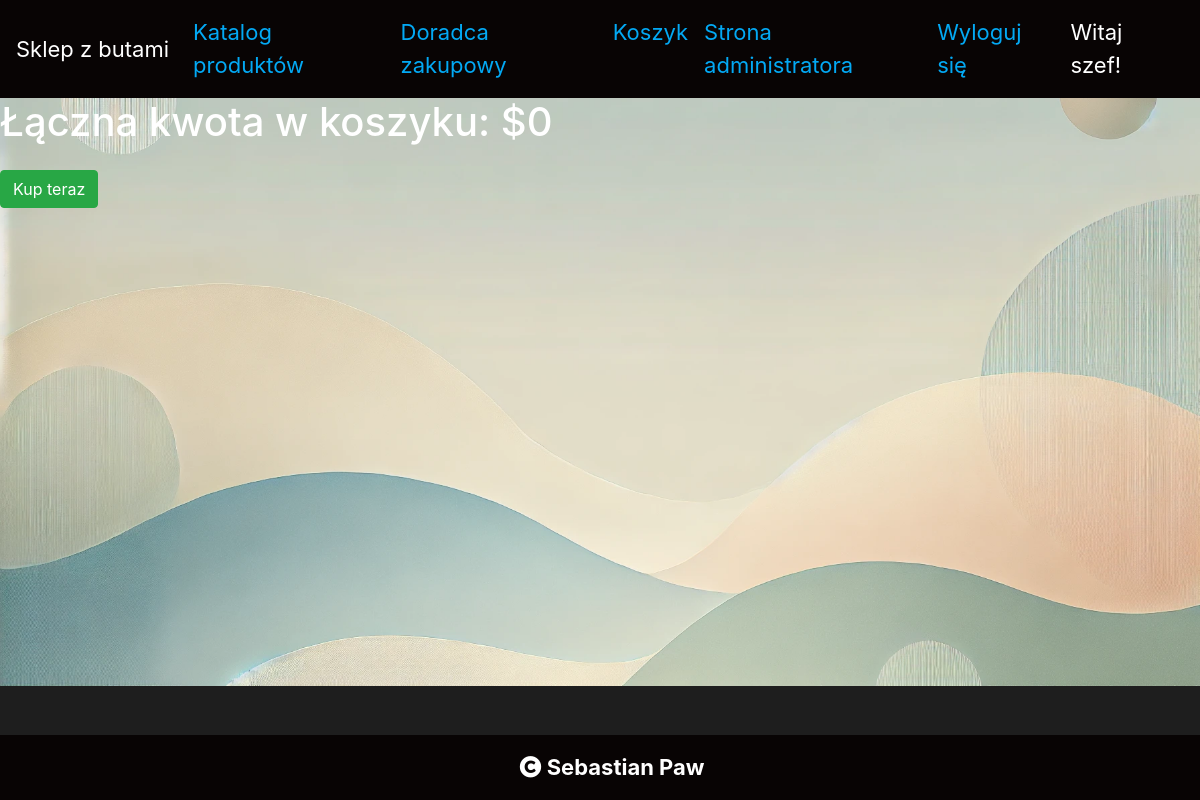
Before: /cart/ (signed in) with the older database file.
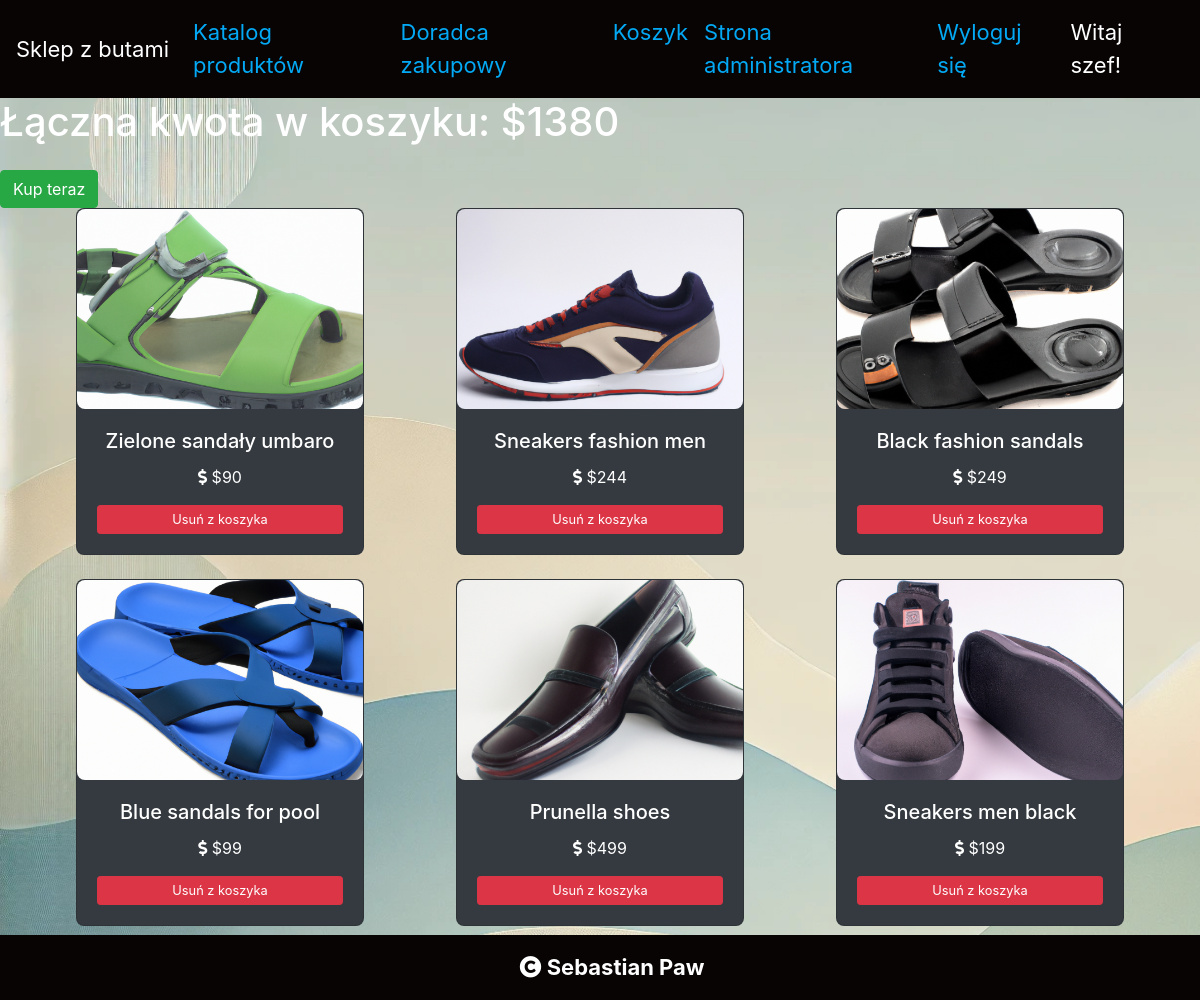
After: the same page with the newer database file.
### frontend/models.py (models this page shows, shortened)
class Cart(models.Model):
    user = models.OneToOneField(User, on_delete=models.CASCADE, null=True, blank=True)
    created_at = models.DateTimeField(auto_now_add=True)
    @property
    def total_price(self):
        return sum(item.total_price for item in self.items.all())

class CartItem(models.Model):
    cart = models.ForeignKey(Cart, related_name='items', on_delete=models.CASCADE)
    product = models.ForeignKey(Product, on_delete=models.CASCADE)
    quantity = models.PositiveIntegerField(default=1)
    @property
    def total_price(self):
        return self.quantity * self.product.price

class Product(models.Model):
    name = models.CharField(max_length=200, blank=False)
    price = models.IntegerField(default=0, blank=False)
    category = models.ForeignKey(Category, on_delete=models.CASCADE, blank=True)
    description = models.TextField(max_length=600, blank=False, default='---')
    image = models.ImageField(null=True, default='default.jpg', blank=True)
    stock = models.IntegerField(default=0, blank=False)
    tags = TaggableManager()

### frontend/views.py (the view, shortened to what this page needs)
# urls.py: path('cart/', views.cart_view, name='cart'),
def cart_view(request):
    if request.user.is_authenticated:
        cart, created = Cart.objects.get_or_create(user=request.user)
    context = {'cart': cart}
    return render(request, 'frontend/cart.html', context)

### frontend/templates/frontend/cart.html
{% extends 'frontend/base.html' %}
{% block content %}
<h1 class="mb-4">Łączna kwota w koszyku: ${{ cart.total_price }}</h1>
<a href="{% url 'frontend:purchase' %}" class="btn btn-success">Kup teraz</a>
<div class="container">
    <div class="row">
        {% for item in cart.items.all %}
        <div class="col-md-4 mb-4 d-flex justify-content-center">
            <div class="card text-white bg-dark" style="width: 18rem;">
                <img src="{{ item.product.image.url }}" class="card-img-top" style="height: 200px; object-fit: cover;" alt="{{ item.product.name }}">
                <div class="card-body d-flex flex-column text-center">
                    <h5 class="card-title">{{ item.product.name }}</h5>
                    <p class="card-text">
                        <i class="fas fa-dollar-sign"></i> ${{ item.total_price }}
                    </p>
                    <a href="{% url 'frontend:delete_from_cart' item.product.id %}" class="btn btn-danger btn-sm mt-auto">
                        Usuń z koszyka
                    </a>
                </div>
            </div>
        </div>
        {% endfor %}
    </div>
</div>
{% endblock %}

### frontend/templates/frontend/base.html (shortened to what this page needs)
<!doctype html>
{% load static %}
{% load bootstrap4 %}
<html lang="en">
<head>
    <link rel="stylesheet" href="https://maxcdn.bootstrapcdn.com/bootstrap/4.0.0/css/bootstrap.min.css">
    <link rel="stylesheet" href="https://pro.fontawesome.com/releases/v5.10.0/css/all.css">
    <link rel="stylesheet" href="{% static 'frontend/style.css' %}">
</head>
<body>
<nav class="navbar navbar-expand-lg" style = "background-color:#080404;">
    <a class="navbar-brand text-white" style="pointer-events: none; font-size: 22px;">Sklep z butami</a>
    <div class="collapse navbar-collapse" id="navbarSupportedContent">
        <ul class="navbar-nav mr-auto">
            <li class="nav-item active">
                <a class="nav-link" style="font-size: 22px;" href="{% url 'frontend:home' %}">Katalog produktów</a>
            </li>
            <li class="nav-item active">
                <a class="nav-link" style="font-size: 22px;" href="{% url 'chatbot:chatbot' %}">Doradca zakupowy</a>
            </li>
        </ul>
        <ul class="navbar-nav my-2 my-lg-0">
            <a class="nav-link" style="font-size: 22px;"href="/cart">Koszyk</a>
            {% if user.is_superuser %}
            <a class="nav-link" style="font-size: 22px;" href="/admin">Strona administratora</a>
            {% endif %}
            {% if user.is_authenticated %}
            <a class="nav-link" style="font-size: 22px;"href="/logout">Wyloguj się</a>
            <li class="nav-item">
                <a class="nav-link text-white" href="#"style="font-size: 22px;">Witaj {{user.username}}!</a>
            </li>
            {% endif %}
        </ul>
    </div>
</nav>
{% block content %}
{% endblock %}
<div class="container-fluid footer" style="background-color:#080404;">
    <center>
        <strong>
            <p class="text-white mb-0 ml-4 py-3" style="font-size: 22px;">
                <i class="fas fa-copyright"></i> Sebastian Paw
            </p>
        </strong>
    </center>
</div>
</body>
</html>

### frontend/static/frontend/style.css (style rules this page uses)
a { font-size: 15px; color: #03A9F4; }
body { background-color: #1E1E1E; background-image: url("calm.webp"); background-repeat: no-repeat; background-size: cover; color: white; padding-bottom: 50px; }
.card { border-radius: 8px; background-color: #080404; color: white; }
.card img { height: 200px; width: 100%; object-fit: cover; border-radius: 8px; }
.card-body { display: flex; flex-direction: column; justify-content: space-between; text-align: center; }
.btn-sm { font-size: 0.8rem; padding: 4px 8px; margin-top: 10px; }
.footer { position: fixed; left: 0; bottom: 0; width: 100%; text-align: center; }
.container { display: flex; }

Changed rows visible on the page:
computed for Cart: total_price "0" → "1380"
added CartItem: product.image (picture), product.name "Zielone sandały umbaro", total_price "90"
added CartItem: product.image (picture), product.name "Sneakers fashion men", total_price "244"
added CartItem: product.image (picture), product.name "Black fashion sandals", total_price "249"
added CartItem: product.image (picture), product.name "Blue sandals for pool", total_price "99"
added CartItem: product.image (picture), product.name "Prunella shoes", total_price "499"
added CartItem: product.image (picture), product.name "Sneakers men black", total_price "199"
